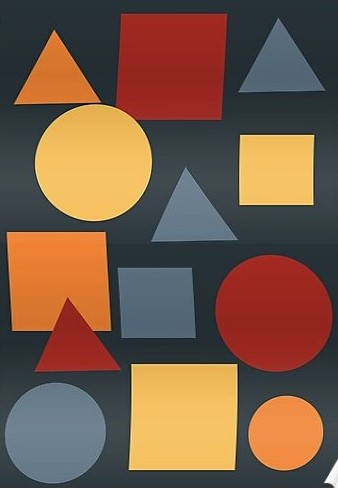
#> input picture ANPR_Python/images/shape.jpg, 338 x 488 px, found by its file name
$ python exercise.py
#> lines starting #> are read from the running program, lines starting #| are printed output that depends on the picture; after the words box and inside, x2 and y2 are one past the last pixel; in counts of white or black regions, pixels touching at a corner belong together
import cv2
import numpy as np
img = cv2.imread('./ANPR_Python/images/shape.jpg')
#> img is the input picture: shape (488, 338, 3); mean B, G, R 70.4, 90, 119.4
imgGrayScale = cv2.cvtColor(img, cv2.COLOR_BGR2GRAY)
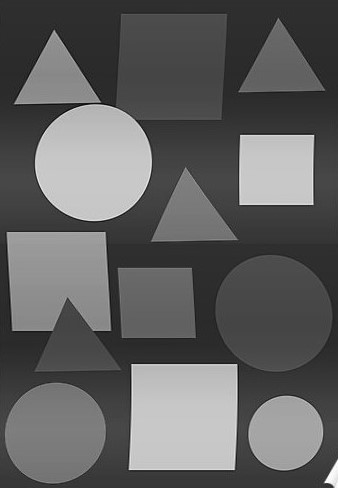
#> imgGrayScale: shape (488, 338); min 5, max 255, mean 96.5
#                            |          |
#                            a          b
imgBlur = cv2.GaussianBlur(imgGrayScale, (7,7), 1)
imgCanny = cv2.Canny(imgBlur, 50,50)
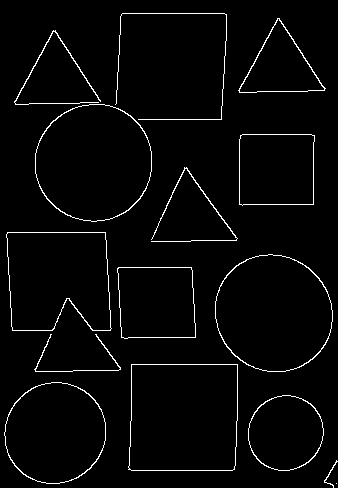
#> imgCanny: shape (488, 338); 2.7% white in thin lines or dots
imgContours = img.copy()#a
def getContours(img):
    contours, _ = cv2.findContours(img, cv2.RETR_EXTERNAL, cv2.CHAIN_APPROX_NONE)
#> contours = 15 contours, 3 with area under 20; largest, box (x1, y1, x2, y2) and area: (128, 364, 238, 471) 11231, (215, 254, 333, 372) 10770, (35, 104, 152, 222) 10756, (6, 232, 112, 331) 9042, (4, 382, 106, 484) 8030
    for cnt in contours:
        area = cv2.contourArea(cnt)
        print(area)
#> this loop made 15 passes
#> area on passes 3 to 14: 4422, 8030.5, 11231, 41, 5196.5, 10770, 9041.5, 75.5, 5180, 10756, 86, 3275.5
#| 0.0
#| 16.0
#| 4422.0
#| 8030.5
#| 11231.0
#| 41.0
#| 5196.5
#| 10770.0
#> (further printed lines are left out)
    cv2.drawContours(imgContours, cnt, -1, (255,0,0), 3)
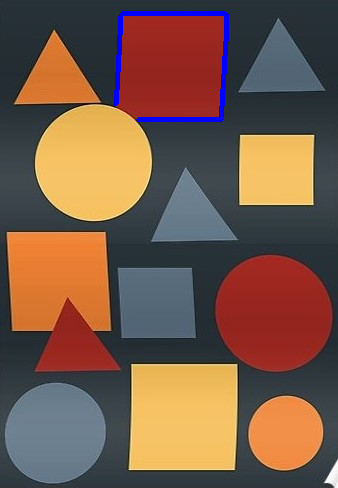
#> imgContours: shape (488, 338, 3); 1.17% of pixels changed, all inside (x1, y1, x2, y2) = (113, 11, 229, 122)

getContours(imgCanny)

cv2.imshow("Contour Image", imgContours)
cv2.imshow("Original Picture", img)
cv2.imshow("Original Picture", img)
cv2.imshow("Blur Image", imgBlur)
cv2.imshow("Gray Scale", imgGrayScale)
cv2.imshow("Canny Edge Detector", imgCanny)
cv2.waitKey(0)
